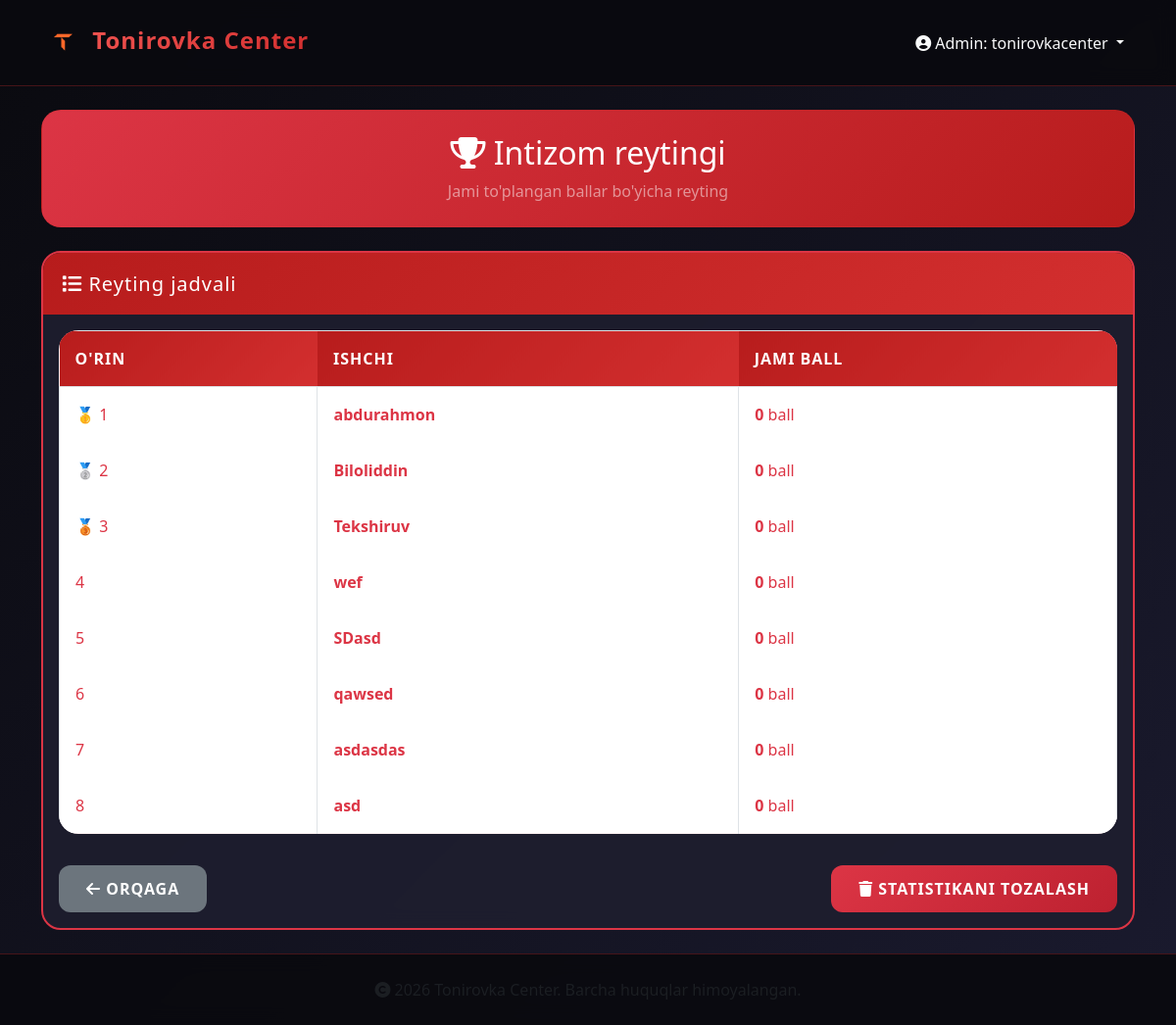
Screenshot of /admin-panel/discipline-ranking/ (signed in) with the database file from the repository.
### main/models.py (models this page shows, shortened)
class Worker(models.Model):
    user = models.OneToOneField(User, on_delete=models.CASCADE, related_name='worker', null=True, blank=True)
    full_name = models.CharField(max_length=255, verbose_name="To'liq ismi")
    salary_percent = models.DecimalField(max_digits=5, decimal_places=2, default=0, verbose_name="Oylik foizi (%)")
    late_fine = models.DecimalField(max_digits=10, decimal_places=2, default=0, verbose_name="10 min kechiksa jarima (so'm)")
    overtime_bonus = models.DecimalField(max_digits=10, decimal_places=2, default=0, verbose_name="1 soat qo'shimcha bonus (so'm)")
    three_hour_bonus_amount = models.DecimalField(max_digits=10, decimal_places=2, default=0, verbose_name="3 soatdan keyin bonus (so'm)")
    total_discipline_score = models.FloatField(default=0, verbose_name="Jami intizom bali")
    monday_start = models.TimeField(default=time(9, 0))
    monday_end = models.TimeField(default=time(18, 0))
    tuesday_start = models.TimeField(default=time(9, 0))
    tuesday_end = models.TimeField(default=time(18, 0))
    wednesday_start = models.TimeField(default=time(9, 0))
    wednesday_end = models.TimeField(default=time(18, 0))
    thursday_start = models.TimeField(default=time(9, 0))
    thursday_end = models.TimeField(default=time(18, 0))
    friday_start = models.TimeField(default=time(9, 0))
    friday_end = models.TimeField(default=time(18, 0))
    saturday_start = models.TimeField(default=time(9, 0))
    saturday_end = models.TimeField(default=time(18, 0))
    sunday_start = models.TimeField(default=time(9, 0))
    sunday_end = models.TimeField(default=time(18, 0))
    monday_working = models.BooleanField(default=True, verbose_name="Dushanba ish kuni")
    tuesday_working = models.BooleanField(default=True, verbose_name="Seshanba ish kuni")
    wednesday_working = models.BooleanField(default=True, verbose_name="Chorshanba ish kuni")
    thursday_working = models.BooleanField(default=True, verbose_name="Payshanba ish kuni")
    friday_working = models.BooleanField(default=True, verbose_name="Juma ish kuni")
    saturday_working = models.BooleanField(default=True, verbose_name="Shanba ish kuni")
    sunday_working = models.BooleanField(default=True, verbose_name="Yakshanba ish kuni")
    current_salary = models.DecimalField(max_digits=15, decimal_places=2, default=0)
    total_fines = models.DecimalField(max_digits=15, decimal_places=2, default=0)
    total_bonuses = models.DecimalField(max_digits=15, decimal_places=2, default=0)
    total_paid = models.DecimalField(max_digits=15, decimal_places=2, default=0)
    created_at = models.DateTimeField(auto_now_add=True)
    updated_at = models.DateTimeField(auto_now=True)
    class Meta:
        verbose_name = "Ishchi"
        verbose_name_plural = "Ishchilar"

### main/views.py (the view)
# urls.py: path('admin-panel/discipline-ranking/', views.discipline_ranking, name='discipline_ranking'),
@admin_required
def discipline_ranking(request):
    workers = Worker.objects.all().order_by('-total_discipline_score')
    scores = []
    for idx, worker in enumerate(workers, 1):
        scores.append({
            'rank': idx,
            'worker': worker,
            'total_score': worker.total_discipline_score,
        })
    context = {
        'scores': scores,
    }
    return render(request, 'admin_panel/discipline_ranking.html', context)

### main/context_processors.py (called while the page is built)
def current_year(request):
    return {'current_year': datetime.now().year}

### main/templates/admin_panel/discipline_ranking.html (shortened to what this page needs)
{% extends 'base.html' %}
{% block content %}
<div class="row mb-4">
    <div class="col-12">
        <div class="card" style="background: linear-gradient(135deg, #dc3545, #b71c1c);">
            <div class="card-body text-center py-4">
                <h2 class="text-white mb-0">
                    <i class="fas fa-trophy"></i> Intizom reytingi
                </h2>
                <p class="text-white-50 mt-2 mb-0">
                    Jami to'plangan ballar bo'yicha reyting
                </p>
            </div>
        </div>
    </div>
</div>
<div class="row">
    <div class="col-12">
        <div class="card" style="border: 2px solid #dc3545;">
            <div class="card-header" style="background-color: #dc3545; color: white;">
                <h5 class="mb-0"><i class="fas fa-list"></i> Reyting jadvali</h5>
            </div>
            <div class="card-body">
                <div class="table-responsive">
                    <table class="table table-bordered" style="background-color: #fff3f3;">
                        <thead style="background-color: #dc3545; color: white;">
                            <tr>
                                <th>O'rin</th>
                                <th>Ishchi</th>
                                <th>Jami ball</th>
                            </thead>
                        <tbody>
                            {% for score in scores %}
                            <tr>
                                <td style="color: #dc3545;">
                                    {% if forloop.counter == 1 %}
                                    🥇 1
                                    {% elif forloop.counter == 2 %}
                                    🥈 2
                                    {% elif forloop.counter == 3 %}
                                    🥉 3
                                    {% else %}
                                    {{ forloop.counter }}
                                    {% endif %}
                                </td>
                                <td style="color: #dc3545;"><strong>{{ score.worker.full_name }}</strong></td>
                                <td style="color: #dc3545;"><strong>{{ score.total_score|floatformat:0 }}</strong> ball</td>
                            </tr>
                            {% empty %}
                            <tr>
                                <td colspan="3" class="text-center">Ma'lumotlar mavjud emas</td>
                            </tr>
                            {% endfor %}
                        </tbody>
                    </table>
                </div>
                <div class="mt-3">
                    <a href="{% url 'admin_dashboard' %}" class="btn btn-secondary">
                        <i class="fas fa-arrow-left"></i> Orqaga
                    </a>
                    <a href="{% url 'reset_discipline_stats' %}" class="btn btn-danger float-end">
                        <i class="fas fa-trash"></i> Statistikani tozalash
                    </a>
                </div>
            </div>
        </div>
    </div>
</div>
{% endblock %}

### main/templates/base.html (shortened to what this page needs)
{% load static %}
<!DOCTYPE html>
<html lang="uz">
<head>
    <link href="https://cdn.jsdelivr.net/npm/bootstrap@5.3.0/dist/css/bootstrap.min.css" rel="stylesheet">
    <link rel="stylesheet" href="https://cdnjs.cloudflare.com/ajax/libs/font-awesome/6.4.0/css/all.min.css">
    <link rel="stylesheet" href="https://cdnjs.cloudflare.com/ajax/libs/animate.css/4.1.1/animate.min.css">
    <link rel="stylesheet" href="https://cdnjs.cloudflare.com/ajax/libs/toastr.js/latest/toastr.min.css">
    <link href="https://unpkg.com/aos@2.3.1/dist/aos.css" rel="stylesheet">
</head>
<body>
    <nav class="navbar navbar-expand-lg navbar-dark sticky-top">
        <div class="container">
            <a class="navbar-brand animate__animated animate__fadeInLeft" href="{% url 'login' %}">
                <img src="/media/logo.png" alt="Logo" onerror="this.src='https://via.placeholder.com/45x45?text=TC'">
                <span>Tonirovka Center</span>
            </a>
            <div class="collapse navbar-collapse" id="navbarNav">
                <ul class="navbar-nav ms-auto">
                    {% if user.is_authenticated %}
                        <li class="nav-item dropdown">
                            <a class="nav-link dropdown-toggle" href="#" id="userDropdown" role="button" data-bs-toggle="dropdown">
                                <i class="fas fa-user-circle"></i>
                                {% if user.is_staff %}
                                    Admin: {{ user.username }}
                                {% else %}
                                    {{ user.worker.full_name }}
                                {% endif %}
                            </a>
                        </li>
                    {% else %}
                        <li class="nav-item">
                            <a class="nav-link" href="{% url 'login' %}">
                                <i class="fas fa-sign-in-alt"></i> Kirish
                            </a>
                        </li>
                    {% endif %}
                </ul>
            </div>
        </div>
    </nav>
    <main class="container my-4">
        {% block content %}{% endblock %}
    </main>
    <footer class="footer mt-auto py-4">
        <div class="container text-center">
            <div class="row">
                <div class="col-12">
                    <span class="text-muted">
                        <i class="fas fa-copyright"></i> {{ current_year }} Tonirovka Center.
                        Barcha huquqlar himoyalangan.
                    </span>
                </div>
            </div>
        </div>
    </footer>
</body>
</html>

### main/templates/base.html (style rules this page uses)
:root { --primary: #d32f2f; --primary-dark: #b71c1c; --primary-light: #ef5350; --secondary: #1e1e2f; --dark: #0a0a0f; --light: #f8f9fa; --gray: #6c757d; --success: #28a745; --warning: #ffc107; --info: #17a2b8; --danger: #dc3545; }
* { margin: 0; padding: 0; box-sizing: border-box; }
body { background: linear-gradient(135deg, #0a0a0f 0%, #1a1a2e 100%); font-family: 'Poppins', 'Segoe UI', Tahoma, Geneva, Verdana, sans-serif; min-height: 100vh; color: var(--light); overflow-x: hidden; }
.navbar { background: rgba(10, 10, 15, 0.95); backdrop-filter: blur(10px); border-bottom: 1px solid rgba(211, 47, 47, 0.3); padding: 1rem 0; transition: all 0.3s ease; }
.navbar-brand { font-size: 1.5rem; font-weight: 700; letter-spacing: 1px; position: relative; overflow: hidden; }
.navbar-brand img { height: 45px; transition: transform 0.3s ease; }
.navbar-brand span { background: linear-gradient(135deg, var(--primary-light), var(--primary)); -webkit-background-clip: text; background-clip: text; color: transparent; }
.navbar-brand::after { content: ''; position: absolute; bottom: -5px; left: 0; width: 0; height: 2px; background: linear-gradient(90deg, var(--primary), var(--primary-light)); transition: width 0.3s ease; }
.nav-link { position: relative; padding: 0.5rem 1rem; margin: 0 0.2rem; border-radius: 8px; transition: all 0.3s ease; color: var(--light); }
.nav-link::before { content: ''; position: absolute; bottom: 0; left: 50%; width: 0; height: 2px; background: var(--primary); transform: translateX(-50%); transition: width 0.3s ease; }
.card { background: rgba(30, 30, 47, 0.9); backdrop-filter: blur(10px); border: 1px solid rgba(211, 47, 47, 0.2); border-radius: 20px; transition: all 0.4s cubic-bezier(0.175, 0.885, 0.32, 1.275); overflow: hidden; }
.card-header { background: linear-gradient(135deg, var(--primary-dark), var(--primary)); border: none; padding: 1.2rem; font-weight: 700; letter-spacing: 1px; }
.btn { border-radius: 12px; padding: 12px 28px; font-weight: 600; text-transform: uppercase; letter-spacing: 1px; transition: all 0.3s ease; position: relative; overflow: hidden; border: none; }
.btn::before { content: ''; position: absolute; top: 50%; left: 50%; width: 0; height: 0; border-radius: 50%; background: rgba(255, 255, 255, 0.3); transform: translate(-50%, -50%); transition: width 0.6s, height 0.6s; }
.btn-danger { background: linear-gradient(135deg, #dc3545, #bd2130); }
.table { background: rgba(30, 30, 47, 0.6); border-radius: 20px; overflow: hidden; }
.table thead th { background: linear-gradient(135deg, var(--primary-dark), var(--primary)); color: white; border: none; padding: 1rem; font-weight: 600; text-transform: uppercase; letter-spacing: 1px; }
.table tbody tr { transition: all 0.3s ease; border-bottom: 1px solid rgba(255, 255, 255, 0.1); }
.table td { padding: 1rem; vertical-align: middle; color: var(--light); }
.footer { background: rgba(10, 10, 15, 0.95); backdrop-filter: blur(10px); border-top: 1px solid rgba(211, 47, 47, 0.3); margin-top: auto; }

### main/templates/admin_panel/discipline_ranking.html (style rules this page uses)
.table tbody tr td { color: #dc3545 !important; }
.table tbody tr td:nth-child(2) { color: #dc3545 !important; font-weight: 700 !important; }
.table thead th { color: white !important; }

### rows the page displays
Worker: shows "🥇 1", worker.full_name "abdurahmon", total_score "0"
Worker: shows "🥈 2", worker.full_name "Biloliddin", total_score "0"
Worker: shows "🥉 3", worker.full_name "Tekshiruv", total_score "0"
Worker: worker.full_name "wef", total_score "0"
Worker: worker.full_name "SDasd", total_score "0"
Worker: worker.full_name "qawsed", total_score "0"
Worker: worker.full_name "asdasdas", total_score "0"
Worker: worker.full_name "asd", total_score "0"

### other values shown
{{ user.username }} "tonirovkacenter"
